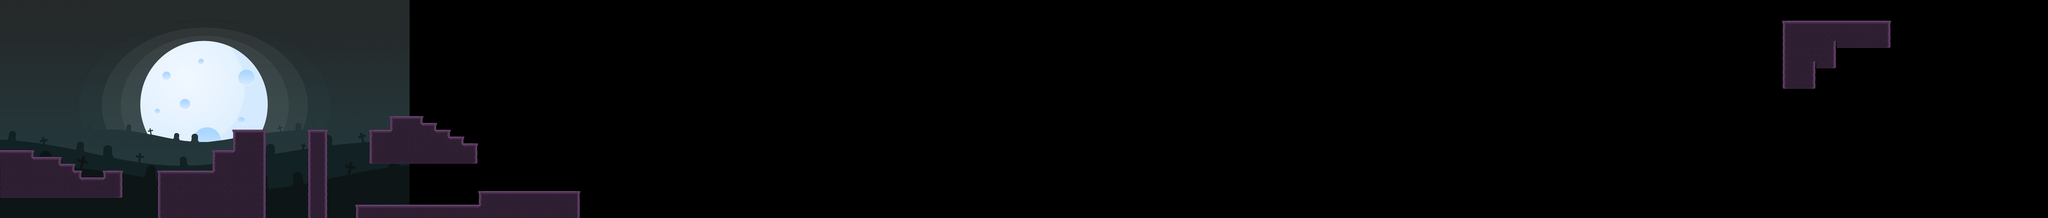

A 2D game scene composited from a Tiled map and its tileset images. What follows is a short description and the map's XML, with each tile layer's data collapsed to a summary:
An orthogonal 300x32 tile map with 32x32 px tiles, 1 tile layer (Scenario), 4 image layers and 5 objects.

<map version="1.0" tiledversion="1.0.3" orientation="orthogonal" renderorder="right-down" width="300" height="32" tilewidth="32" tileheight="32" nextobjectid="24">
 <tileset firstgid="1" name="Metroidvania Tileset" tilewidth="32" tileheight="32" tilecount="64" columns="8">
  <image source="Metroidvania Tileset.png" width="256" height="256" />
  <terraintypes>
   <terrain name="Dirt" tile="-1" />
   <terrain name="Purple" tile="-1" />
  </terraintypes>
  <tile id="0" terrain=",,,0" />
  <tile id="1" terrain=",,0,0" />
  <tile id="2" terrain=",,0," />
  <tile id="3" terrain=",,,1" />
  <tile id="4" terrain=",,1,1" />
  <tile id="5" terrain=",,1," />
  <tile id="6" terrain="1,1,1," />
  <tile id="7" terrain="1,1,,1" />
  <tile id="8" terrain=",0,,0" />
  <tile id="9" terrain="0,0,0,0" />
  <tile id="10" terrain="0,,0," />
  <tile id="11" terrain=",1,,1" />
  <tile id="12" terrain="1,1,1,1" />
  <tile id="13" terrain="1,,1," />
  <tile id="14" terrain="1,,1,1" />
  <tile id="15" terrain=",1,1,1" />
  <tile id="16" terrain=",0,," />
  <tile id="17" terrain="0,0,," />
  <tile id="18" terrain="0,,," />
  <tile id="19" terrain=",1,," />
  <tile id="20" terrain="1,1,," />
  <tile id="21" terrain="1,,," />
  <tile id="24" terrain="0,0,0," />
  <tile id="25" terrain="0,0,,0" />
  <tile id="32" terrain="0,,0,0" />
  <tile id="33" terrain=",0,0,0" />
 </tileset>
 <imagelayer name="Parallax_1">
  <image source="Background_moon.png" width="1920" height="1080" />
  <properties>
   <property name="speed" type="float" value="0.25" />
  </properties>
 </imagelayer>
 <imagelayer name="Parallax_2">
  <image source="Background_3.png" width="1920" height="1080" />
  <properties>
   <property name="speed" type="float" value="0.5" />
  </properties>
 </imagelayer>
 <imagelayer name="Parallax_3">
  <image source="Background_2.png" width="1920" height="1080" />
  <properties>
   <property name="speed" type="float" value="0.75" />
  </properties>
 </imagelayer>
 <imagelayer name="Parallax_4">
  <image source="Background_1.png" width="1920" height="1080" />
  <properties>
   <property name="speed" type="float" value="1" />
  </properties>
 </imagelayer>
 <layer name="Scenario" width="300" height="32" offsetx="1" offsety="1">
  <data>[9600 cells, 569 non-empty, 12 distinct tile ids]</data>
 </layer>
 <objectgroup name="Collisions">
  <object id="2" x="2" y="707">
   <polyline points="0,0 156,0 156,32 284,32 284,64 317,63 348,62 347,95 380,95 379,127 479,127 480,95 572,95 571,220 0,221 0,1" />
  </object>
  <object id="16" x="1242.67" y="1022.67">
   <polyline points="0,0 0,-413.333 -150.667,-413.333 -149.333,-317.333 -245.333,-317.333 -245.667,-220.667 -502.667,-219.667 -503.667,2.33333 -0.666667,2.33333 -0.666667,-2.66667" />
  </object>
  <object id="18" x="1442.67" y="610">
   <polyline points="0,0 91.3333,0 92.6667,415.333 0.666667,415.333 0.666667,0.666667 -0.666667,-0.666667" />
  </object>
  <object id="21" x="1730.67" y="610.667">
   <polyline points="0,0 99.3333,0 99.3333,-64 250,-64 250,-32 312.667,-32 312.667,0.666667 376.667,0.666667 376.667,32.6667 440,32.6667 440,64 504,64 504.667,158.667 4,156.667 1.33333,0" />
  </object>
  <object id="23" x="1670.67" y="1020">
   <polyline points="0,0 1.33333,-54.6667 578.667,-54.6667 578.667,-118.667 1041.33,-118.667 1041.33,2.66667 4,4" />
  </object>
 </objectgroup>
</map>
